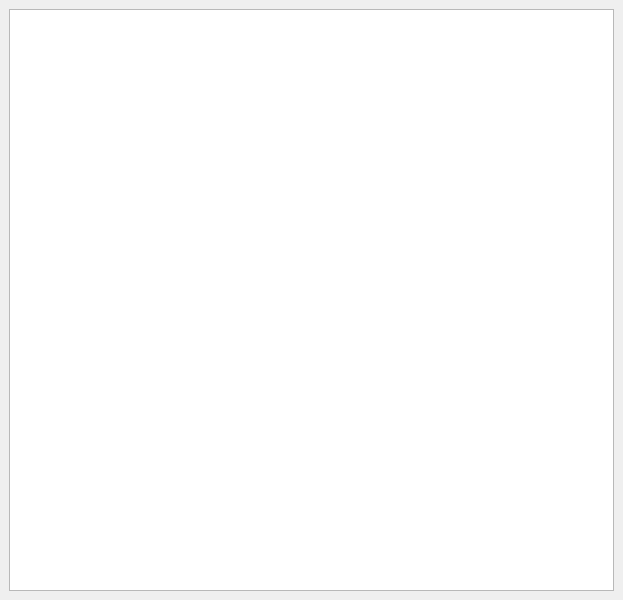
<?xml version="1.0" encoding="UTF-8"?>
<ui version="4.0">
 <class>MainWindow</class>
 <widget class="QMainWindow" name="MainWindow">
  <property name="geometry">
   <rect>
    <x>0</x>
    <y>0</y>
    <width>623</width>
    <height>600</height>
   </rect>
  </property>
  <property name="windowTitle">
   <string>QListWidget-Example</string>
  </property>
  <widget class="QWidget" name="centralwidget">
   <layout class="QGridLayout" name="gridLayout">
    <item row="0" column="0">
     <widget class="QListWidget" name="listWidget"/>
    </item>
   </layout>
  </widget>
 </widget>
 <resources/>
 <connections/>
</ui>
